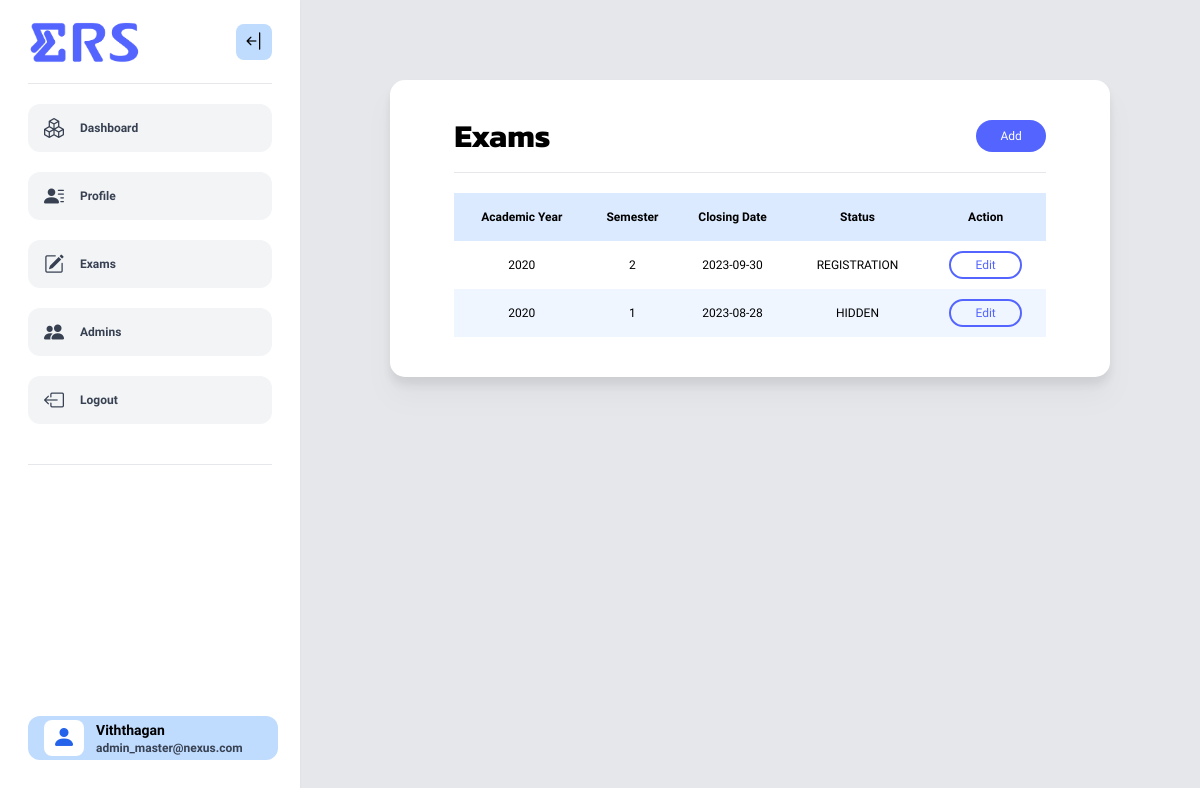
Screenshot of /master/exams/index.php (signed in) with the database file from the repository.
### tables this page shows
CREATE TABLE `exam_reg` (
  `exam_id` int(11) NOT NULL,
  `academic_year` varchar(10) NOT NULL,
  `semester` enum('1','2') NOT NULL,
  `status` enum('draft','registration','closed','hidden') DEFAULT 'draft',
  `closing_date` date NOT NULL DEFAULT '2020-01-01',
  `date_created` date DEFAULT '2020-01-01'
);

### config/adminName.php (called while the page is built, shortened)
<?php
$get_name = "
    SELECT a.name, ad.title
    FROM admin a
    INNER JOIN admin_details ad
    ON a.email = ad.email
    WHERE ad.email ='".$_SESSION['userid']."'";
$res = mysqli_fetch_assoc(mysqli_query($con, $get_name));
$userprofname = $res['name'];
?>

### master/exams/exam_mgmt.php (the view, shortened to what this page needs)
<?php
    $get_exams = "SELECT *
        FROM exam_reg
        ORDER BY academic_year DESC, semester DESC LIMIT 5;";
    $res = mysqli_query($con, $get_exams);
?>
<div class="w-10/12 mx-auto">
    <div class="w-full flex items-center justify-between">
        <h1 class="title">Exams</h1>
        <a href="?page=add">
            <button class="btn fill-btn">Add</button>
        </a>
    </div>
    <hr class="my-5">
    <table class="w-full text-center">
        <tr class="h-12 bg-blue-100 font-semibold">
            <th>Academic Year</th>
            <th>Semester</th>
            <th>Closing Date</th>
            <th>Status</th>
            <th>Action</th>
        </tr>
        <?php
        if (mysqli_num_rows($res) > 0) {
            while ($fetch = mysqli_fetch_assoc($res)) {
                ?>
                <tr class="h-12 odd:bg-blue-50">
                    <td><?php echo $fetch['academic_year'] ?></td>
                    <td><?php echo $fetch['semester'] ?></td>
                    <td><?php echo $fetch['closing_date'] ?></td>
                    <td><?php echo strtoupper($fetch['status']) ?></td>
                    <td>
                        <button onclick="edit(<?php echo $fetch['exam_id'] ?>)" class="btn outline-btn !py-1">Edit</button>
                    </td>
                </tr>
                <?php
            }
        } else {
            echo "<tr class='h-12 odd:bg-blue-50'>
                      <td colspan='5'>No record found</td>
                  </tr>";
        }
        ?>
    </table>
</div>

### master/navbar.php (shortened to what this page needs)
<nav
  id="navBar"
  class="fixed top-0 bottom-0 lg:left-0 py-5 px-7 w-[300px] bg-white drop-shadow-sm transition-all">
  <div class="flex items-center justify-between">
    <img
      src="<?php echo $rpath;?>../assets/img/logo/ERS_logo.gif"
      alt="Logo"
      class="w-28 transition-all"
      id="nav-logo" />
    <i
      onclick="toggleNavBar()"
      id="open-close-btn"
      class="bi bi-arrow-bar-left text-xl py-1 px-2 rounded-lg bg-blue-200 text-black cursor-pointer transition-all"></i>
  </div>
  <hr class="bg-gray-700 my-5" />
  <div class="flex flex-col gap-5" id="navLinks">
    <a
      id="dashboardLink"
      href="<?php echo $rpath;?>../master"
      class="flex items-center gap-4 w-full bg-gray-100 rounded-xl py-2.5 px-4 cursor-pointer transition-all hover:bg-gray-200 hover:text-black font-semibold text-gray-700">
      <i class="bi bi-boxes text-xl"></i>
      <span class="transition-all">Dashboard</span>
    </a>
    <a
      id="dashboardLink"
      href="<?php echo $rpath;?>index.php?page=profile"
      class="flex items-center gap-4 w-full bg-gray-100 rounded-xl py-2.5 px-4 cursor-pointer transition-all hover:bg-gray-200 hover:text-black font-semibold text-gray-700">
      <i class="bi bi-person-lines-fill text-xl"></i>
      <span class="transition-all">Profile</span>
    </a>
    <a
      id="dashboardLink"
      href="<?php echo $rpath;?>exams"
      class="flex items-center gap-4 w-full bg-gray-100 rounded-xl py-2.5 px-4 cursor-pointer transition-all hover:bg-gray-200 hover:text-black font-semibold text-gray-700">
      <i class="bi bi-pencil-square text-xl"></i>
      <span class="transition-all">Exams</span>
    </a>
    <a
      id="dashboardLink"
      href="<?php echo $rpath;?>index.php?page=listAdmins"
      class="flex items-center gap-4 w-full bg-gray-100 rounded-xl py-2.5 px-4 cursor-pointer transition-all hover:bg-gray-200 hover:text-black font-semibold text-gray-700">
      <i class="bi bi-people-fill text-xl"></i>
      <span class="transition-all">Admins</span>
    </a>
    <a
      id="dashboardLink"
      href="<?php echo $rpath;?>../logout.php"
      class="flex items-center gap-4 w-full bg-gray-100 rounded-xl py-2.5 px-4 cursor-pointer transition-all hover:bg-gray-200 hover:text-black font-semibold text-gray-700">
      <i class="bi bi-box-arrow-left text-xl"></i>
      <span class="transition-all">Logout</span>
    </a>
  </div>
  <hr class="bg-gray-700 my-10" />
  <a
    id="profile-sec"
    href="<?php echo $rpath;?>index.php?page=profile"
    class="fixed bottom-10 w-10/12 mx-auto bg-blue-200 rounded-xl flex items-center gap-3 py-1 px-4 cursor-pointer overflow-x-hidden">
      <i
        class="user-icon bi bi-person-fill text-2xl py-0.5 px-2 rounded-lg bg-white text-blue-600"></i>
      <div class="name-email leading-tight">
        <h4 class="text-black font-bold text-sm"><?php echo $userprofname ?></h4>
        <p class="text-xs font-semibold text-gray-700"><?php echo $_SESSION['userid'] ?></p>
      </div>
    </a>
</nav>

### assets/css/master.css (style rules this page uses)
:root { --primary: #5465ff; --secondary: #bfd7ff; --error: #ff5733; --title: "Kanit"; }
* { margin: 0; padding: 0; box-sizing: border-box; font-family: "Geologica", serif; }
.title { font-family: var(--title); font-weight: bolder; font-size: 2rem; }
.btn { border: none; border-radius: 9999px; padding: 0.5rem 1.5rem; font-weight: 500; cursor: pointer; text-align: center; transition: 0.4s all ease; }
.fill-btn { background-color: var(--primary) !important; color: white; }
.outline-btn { background-color: transparent; color: var(--primary); border: 2px solid var(--primary) !important; }

### rows the page displays
exam_reg: academic_year "2020", semester "2", closing_date "2023-09-30", status "REGISTRATION"
exam_reg: academic_year "2020", semester "1", closing_date "2023-08-28", status "HIDDEN"

### other values shown
$userprofname "Viththagan"
$_SESSION['userid'] "admin_master@nexus.com"
